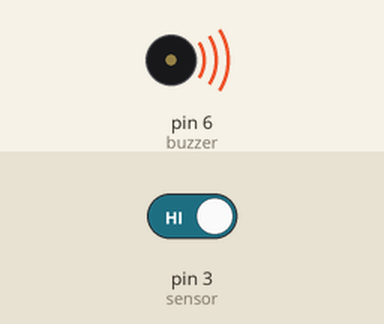
Simulated run of this sketch. Board: Arduino Uno, built with avr-gcc and run on an emulated ATmega328P. On the bench: buzzer (waves = sounding). Inputs (shaded band) come from the test bench; at power-on: pin 3 (sensor) HIGH.

Above: at 1.2 s.
1.3 s: pin 3 (sensor) driven LOW
At 2.2 s:
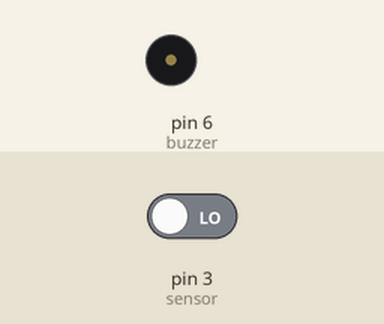
2.9 s: pin 3 (sensor) driven HIGH
At 3.4 s:
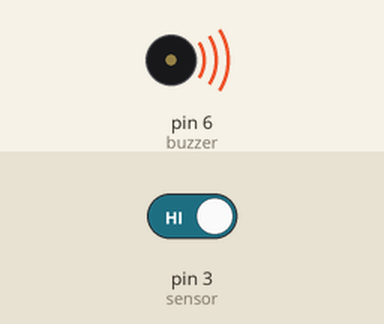
Timing chart, 0 to 5.9 s (numbered marks = the images above; inputs shaded):
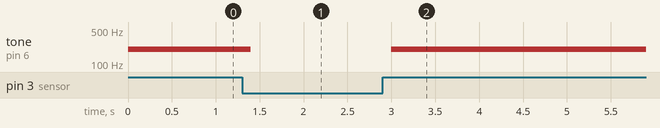

Measured:
- after the input at 1.3 s, tone on pin 6 (buzzer): 200 Hz → silent after 0.10 s
- after the input at 2.9 s, tone on pin 6 (buzzer): silent → 200 Hz after 0.10 s

The sketch:

doorsensor.ino
```cpp
const int buzzer = 6;
const int sensor = 3;

int state; // 0 close - 1 open wwitch

void setup()
{
  pinMode(sensor, INPUT_PULLUP);
}

void loop()
{
  state = digitalRead(sensor);

  if (state == HIGH){
    tone(buzzer, 200);
  }
  else{
    noTone(buzzer);
  }
  delay(200);
}
```
